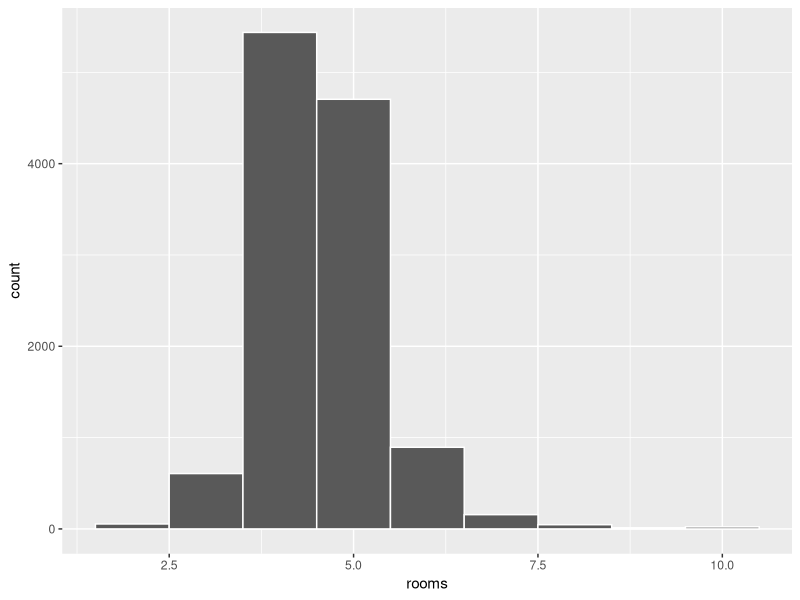
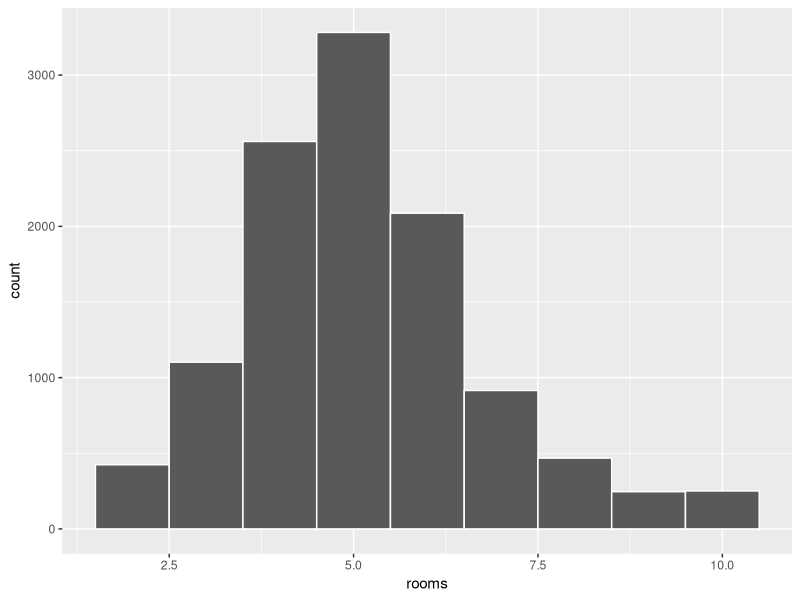
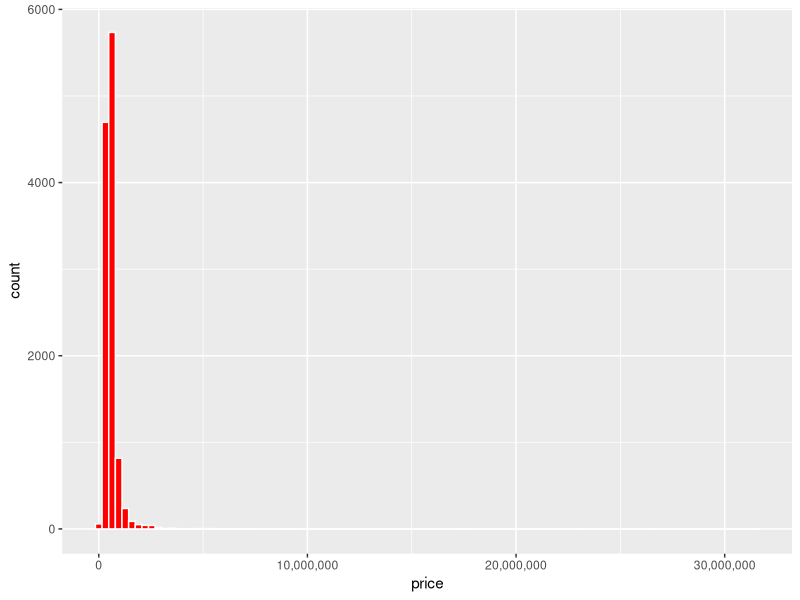
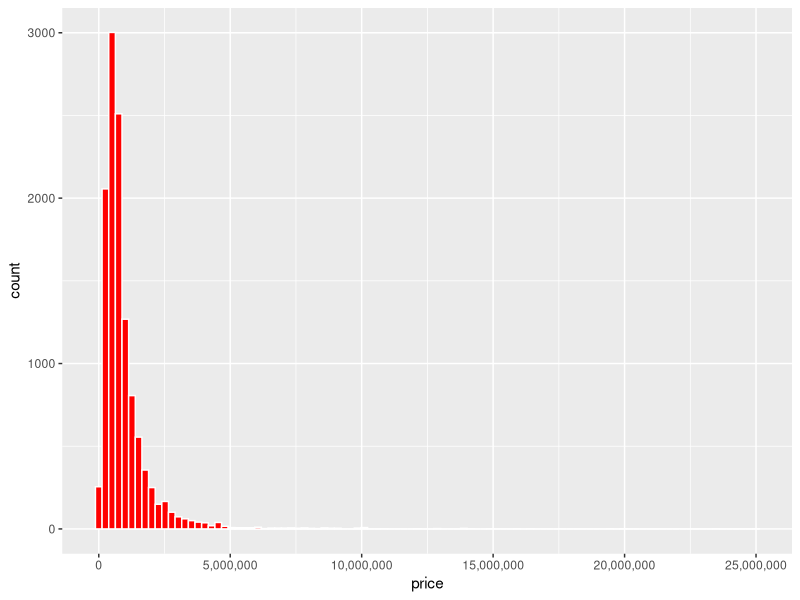
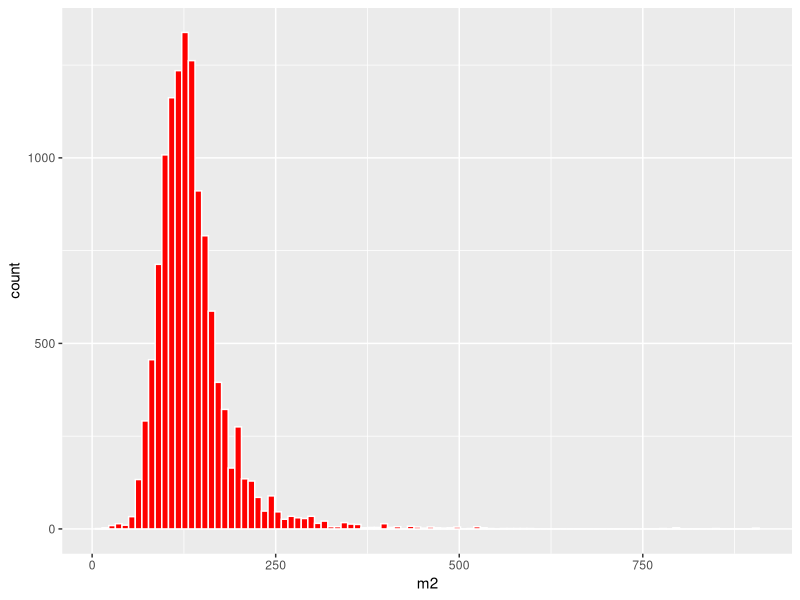
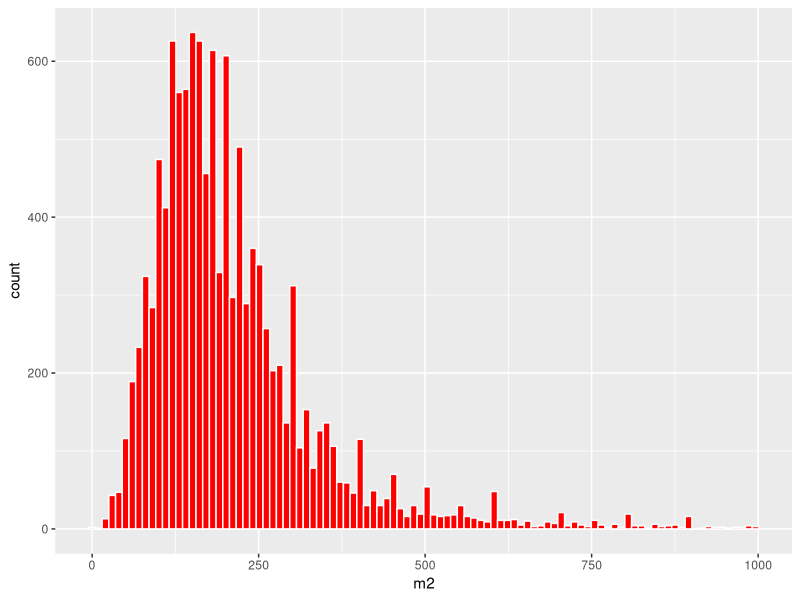
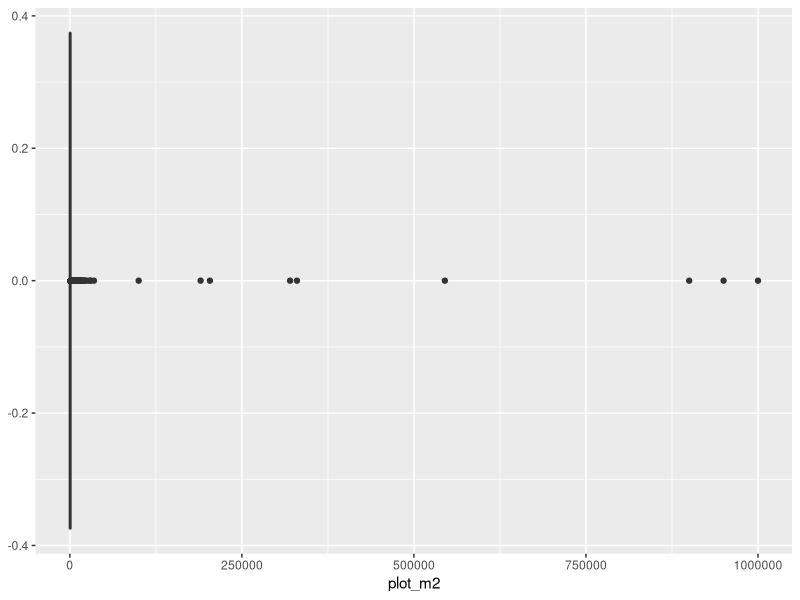
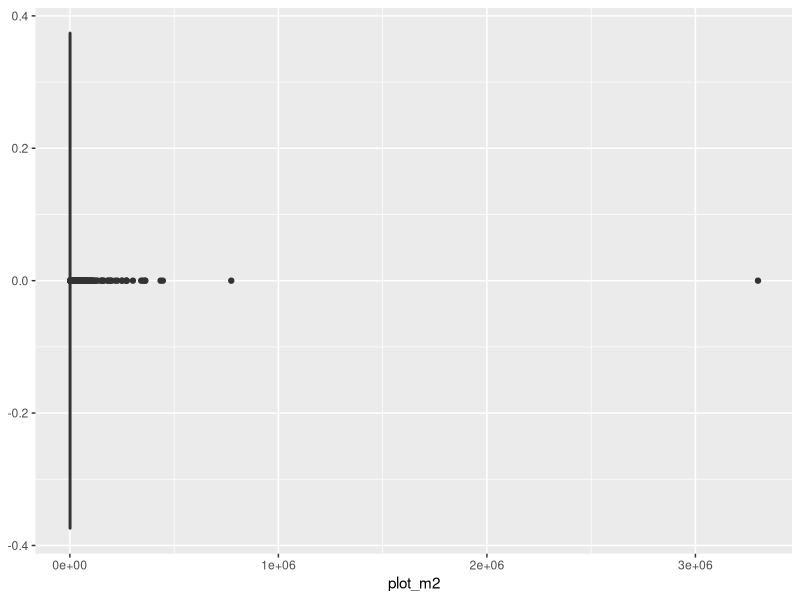

Generate these figures, in order, with R:
## ---- chunk 1
library(tidyverse)
## ---- chunk 2
new_homes <- read_csv("../raw_data/nieruchomosci_otodom_developers.csv")
old_homes <- read_csv("../raw_data/nieruchomosci_otodom.csv")
## ---- chunk 3
view(new_homes)
## ---- chunk 4
new_homes %>% 
  summarise_each(~sum(is.na(.)))
## ---- chunk 5
old_homes %>% 
  summarise_each(~sum(is.na(.)))
## ---- chunk 6
new_homes <- new_homes %>% 
  mutate(rooms = str_remove(rooms,"pokoje")) %>% 
  mutate(rooms = str_remove(rooms,"pokoi")) %>% 
  mutate(price = str_remove(price,"zł")) %>% 
  mutate(m2 = str_remove(m2,"m²")) %>% 
  mutate(plot_m2 = str_remove_all(plot_m2,"[A-z]+")) %>% 
  mutate(plot_m2 = str_remove_all(plot_m2,"ł" )) %>%
  mutate(plot_m2 = str_remove_all(plot_m2,"²")) %>% 
  mutate(price = str_remove_all(price, " ")) %>% 
  mutate(rooms = as.numeric(rooms)) %>% 
  mutate(price = as.numeric(price)) %>% 
  mutate(m2 = str_replace(m2,",",".")) %>% 
  mutate(m2 = as.numeric(m2)) %>% 
  mutate(plot_m2 = str_replace_all(plot_m2,fixed(" "),"")) %>% 
  mutate(plot_m2 = as.numeric(plot_m2))


## ---- chunk 7
new_homes %>% 
  group_by(rooms) %>% 
  summarise(num_observation = n(),
            avg_price = mean(price,na.rm = T),
            mid_price = median(price,na.rm=T)
            )
## ---- chunk 8
old_homes <- old_homes %>% 
  mutate(rooms = str_remove(rooms,"pokoje")) %>% 
  mutate(rooms = str_remove(rooms,"pokoi")) %>% 
  mutate(price = str_remove(price,"zł")) %>% 
  mutate(m2 = str_remove(m2,"m²")) %>% 
  mutate(plot_m2 = str_remove_all(plot_m2,"[A-z]+")) %>% 
  mutate(plot_m2 = str_remove_all(plot_m2,"ł" )) %>%
  mutate(plot_m2 = str_remove_all(plot_m2,"²")) %>% 
  mutate(price = str_remove_all(price, " ")) %>% 
  mutate(rooms = as.numeric(rooms)) %>% 
  mutate(price = as.numeric(price)) %>% 
  mutate(m2 = str_replace(m2,",",".")) %>% 
  mutate(m2 = as.numeric(m2)) %>% 
  mutate(plot_m2 = str_replace_all(plot_m2,fixed(" "),"")) %>% 
  mutate(plot_m2 = as.numeric(plot_m2))

## ---- chunk 9
old_homes %>% 
  group_by(rooms) %>% 
  summarise(num_observation = n(),
            avg_price = mean(price,na.rm = T),
            mid_price = median(price,na.rm=T)
            )
## ---- chunk 10
new_homes %>% 
  ggplot()+
  aes(rooms)+
  geom_histogram(bins=9,color = "white")
## ---- chunk 11
old_homes %>% 
  ggplot()+
  aes(rooms)+
  geom_histogram(bins=9,color = "white")
## ---- chunk 12
new_homes %>% 
   ggplot()+
  aes(price)+
  geom_histogram(bins=100,fill = "red",color = "white")+
    scale_x_continuous(labels = scales::comma)

## ---- chunk 13
old_homes %>% 
  ggplot()+
  aes(price)+
  geom_histogram(bins=100,fill = "red",color = "white")+
  scale_x_continuous(labels = scales::comma)
## ---- chunk 14
new_homes %>% 
 ggplot()+
  aes(m2)+
  geom_histogram(bins=100,fill = "red",color = "white")+
    scale_x_continuous(labels = scales::comma)

## ---- chunk 15
old_homes %>% 
 ggplot()+
  aes(m2)+
  geom_histogram(bins=100,fill = "red",color = "white")
## ---- chunk 16
new_homes %>% 
 ggplot()+
  aes(plot_m2)+
  geom_boxplot()
  #geom_histogram(bins=200,fill = "red",color = "white")
## ---- chunk 17
old_homes %>% 
 ggplot()+
  aes(plot_m2)+
  geom_boxplot()
  #geom_histogram(bins=200,fill = "red",color = "white")+
  
## ---- chunk 18

voivodeship_poland <- c("dolnośląskie","kujawsko-pomorskie","lubelskie","lubuskie","łódzkie",
                        "małopolskie","mazowieckie","opolskie","podkarpackie","podlaskie",
                        "pomorskie","śląskie","świętokrzyskie","warmińsko-mazurskie",
                        "wielkopolskie","zachodniopomorskie")
new_homes <- new_homes %>% 
  separate(location,into = c("town_vilage","rest_1","voivodeship"), sep = ",",remove=F) %>% 
  mutate(voivodeship = if_else(str_detect(rest_1,"kie") ,rest_1,voivodeship)) %>% 
  mutate(voivodeship = case_when(town_vilage =="Warszawa" ~ "mazowieckie",
                                 town_vilage =="Rzeszów" ~"podkarpackie",
                                 town_vilage =="Szczecin" ~"zachodniopomorskie",
                                 town_vilage =="Gdańsk" ~"pomorskie",
                                 town_vilage =="Łódź" ~"łódzkie",
                                 town_vilage =="Kraków" ~"malopolskie",
                                 town_vilage =="Wrocław" ~"dolnośląskie",
                                 town_vilage =="Białystok"~"podlaskie",
                                 town_vilage =="Lublin"~"lubelskie",
                                 town_vilage =="Częstochowa"~"śląskie",
                                 town_vilage =="Tarnowskie Góry"~"śląskie",
                                 town_vilage =="Ruda Śląska"~"śląskie",
                                 town_vilage =="Katowice"~"śląskie",
                                 town_vilage =="Gliwice"~"śląskie",
                                 town_vilage =="Leszno"~"wielkopolskie",
                                 town_vilage =="Zielona Góra"~"lubuskie",
                                 town_vilage =="Sosnowiec"~"śląskie",
                                 town_vilage =="Bielsko-Biała"~"śląskie",
                                 town_vilage =="Zabrze"~"śląskie",
                                 town_vilage =="Poznań"~"wielkopolskie",
                                 town_vilage =="Gdynia"~"pomorskie",
                                 town_vilage =="Mirków"~"dolnośląskie",
                                 town_vilage =="Jaworzno"~"śląskie",
                                 town_vilage =="Rybnik"~"śląskie",
                                 town_vilage =="Dąbrowa Górnicza"~"śląskie",
                                 town_vilage =="Bydgoszcz"~"kujawskopomorskie",
                                 town_vilage =="Żory"~"śląskie",
                                 town_vilage =="Opole"~"opolskie",
                                 town_vilage =="Tychy"~"śląskie",
                                 town_vilage =="Bytom"~"śląskie",
                                 town_vilage =="Toruń"~"kujawskopomorskie",
                                 town_vilage =="Kielce"~"świętokrzyskie",
                                 town_vilage =="Koszalin"~"zachodniopomorskie",
                                 town_vilage =="Konstancin-Jeziorna"~"mazowieckie",
                                 town_vilage =="Pruszków"~"mazowieckie",
                                 town_vilage =="Swarzędz"~"wielkopolskie",
                                 town_vilage =="Czeladź"~"śląskie",
                                 town_vilage =="Grodzisk Mazowiecki"~"mazowieckie",
                                 town_vilage =="Grudziądz"~"kujawsko-pomorskie",
                                 town_vilage =="Mysłowice"~"śląskie",
                                 town_vilage =="Jelenia Góra"~"śląskie",
                                 town_vilage =="Lubin"~"dolnośląskie",
                                 town_vilage =="Siemianowice Śląskie"~"śląskie",
                                 town_vilage =="Olsztyn"~"warmińsko-mazurskie",
                                 town_vilage =="Będzin"~"śląskie",
                                 town_vilage =="Mikołów"~"śląskie",
                                 town_vilage =="Gorzów Wielkopolski"~"lubuskie",
                                 town_vilage =="Stargard"~"zachodniopomorskie",
                                 town_vilage =="Żyrardów"~"mazowieckie",
                                 town_vilage =="Kalisz"~"wielkopolskie",
                                 town_vilage =="Łomianki"~"mazowieckie",
                                 town_vilage =="Piła"~"wielkopolskie",
                                 town_vilage =="Tarnów"~"małopolskie",
                                 town_vilage =="Włocławek"~"kujawsko-pomorskie",
                                 town_vilage =="Legionowo"~"mazowieckie",
                                 town_vilage =="Nowy Sącz"~"małopolskie",
                                 town_vilage =="Przemyśl"~"podkarpackie",
                                 town_vilage =="Chełm"~"lubelskie",
                                 town_vilage =="Jastrzębie-Zdrój"~"śląskie",
                                 town_vilage =="Marki"~"mazowieckie",
                                 town_vilage =="Pabianice"~"łódzkie",
                                 town_vilage =="Piekary Śląskie"~"śląskie",
                                 town_vilage =="Radom"~"mazowieckie",
                                 town_vilage =="Zgierz"~"łódzkie",
                                 town_vilage =="Gniezno"~"wielkopolskie",
                                 town_vilage =="Chorzów"~"śląskie",
                                 town_vilage =="Kędzierzyn-Koźle"~"opolskie",
                                 town_vilage =="Ostrów Wielkopolski"~"wielkopolskie",
                                 town_vilage =="Płock"~"mazowieckie",
                                 town_vilage =="Stalowa Wola"~"podkarpackie",
                                 town_vilage =="Ustroń"~"śląskie",
                                 town_vilage =="Wałbrzych"~"dolnośląskie",
                                 town_vilage =="Wieliczka"~"małopolskie",
                                 town_vilage =="Zakopane"~"małopolskie",
                                 town_vilage =="Piaseczno"~"mazowieckie",
                                 town_vilage =="Luboń"~"wielkopolskie",
                                 town_vilage =="Mrozów"~"dolnośląskie",
                                 town_vilage =="Jakubowice Konińskie"~"lubelskie",
                                 town_vilage =="Boguszów-Gorce"~"dolnośląskie",

                                 
    
                                 TRUE ~ voivodeship
                                 ))%>% 
  mutate(voivodeship =str_trim(voivodeship))
## ---- chunk 19
old_homes <- old_homes %>% 
  separate(location,into = c("town_vilage","rest_1","voivodeship"), sep = ",",remove=F) %>% 
  mutate(voivodeship = if_else(str_detect(rest_1,"kie") ,rest_1,voivodeship)) %>% 
  mutate(voivodeship = case_when(town_vilage =="Warszawa" ~ "mazowieckie",
                                 town_vilage =="Rzeszów" ~"podkarpackie",
                                 town_vilage =="Szczecin" ~"zachodniopomorskie",
                                 town_vilage =="Gdańsk" ~"pomorskie",
                                 town_vilage =="Łódź" ~"łódzkie",
                                 town_vilage =="Kraków" ~"malopolskie",
                                 town_vilage =="Wrocław" ~"dolnośląskie",
                                 town_vilage =="Białystok"~"podlaskie",
                                 town_vilage =="Lublin"~"lubelskie",
                                 town_vilage =="Częstochowa"~"śląskie",
                                 town_vilage =="Tarnowskie Góry"~"śląskie",
                                 town_vilage =="Ruda Śląska"~"śląskie",
                                 town_vilage =="Katowice"~"śląskie",
                                 town_vilage =="Gliwice"~"śląskie",
                                 town_vilage =="Leszno"~"wielkopolskie",
                                 town_vilage =="Zielona Góra"~"lubuskie",
                                 town_vilage =="Sosnowiec"~"śląskie",
                                 town_vilage =="Bielsko-Biała"~"śląskie",
                                 town_vilage =="Zabrze"~"śląskie",
                                 town_vilage =="Poznań"~"wielkopolskie",
                                 town_vilage =="Gdynia"~"pomorskie",
                                 town_vilage =="Mirków"~"dolnośląskie",
                                 town_vilage =="Jaworzno"~"śląskie",
                                 town_vilage =="Rybnik"~"śląskie",
                                 town_vilage =="Dąbrowa Górnicza"~"śląskie",
                                 town_vilage =="Bydgoszcz"~"kujawskopomorskie",
                                 town_vilage =="Żory"~"śląskie",
                                 town_vilage =="Opole"~"opolskie",
                                 town_vilage =="Tychy"~"śląskie",
                                 town_vilage =="Bytom"~"śląskie",
                                 town_vilage =="Toruń"~"kujawskopomorskie",
                                 town_vilage =="Kielce"~"świętokrzyskie",
                                 town_vilage =="Koszalin"~"zachodniopomorskie",
                                 town_vilage =="Konstancin-Jeziorna"~"mazowieckie",
                                 town_vilage =="Pruszków"~"mazowieckie",
                                 town_vilage =="Swarzędz"~"wielkopolskie",
                                 town_vilage =="Czeladź"~"śląskie",
                                 town_vilage =="Grodzisk Mazowiecki"~"mazowieckie",
                                 town_vilage =="Grudziądz"~"kujawsko-pomorskie",
                                 town_vilage =="Mysłowice"~"śląskie",
                                 town_vilage =="Jelenia Góra"~"śląskie",
                                 town_vilage =="Lubin"~"dolnośląskie",
                                 town_vilage =="Siemianowice Śląskie"~"śląskie",
                                 town_vilage =="Olsztyn"~"warmińsko-mazurskie",
                                 town_vilage =="Będzin"~"śląskie",
                                 town_vilage =="Mikołów"~"śląskie",
                                 town_vilage =="Gorzów Wielkopolski"~"lubuskie",
                                 town_vilage =="Stargard"~"zachodniopomorskie",
                                 town_vilage =="Żyrardów"~"mazowieckie",
                                 town_vilage =="Kalisz"~"wielkopolskie",
                                 town_vilage =="Łomianki"~"mazowieckie",
                                 town_vilage =="Piła"~"wielkopolskie",
                                 town_vilage =="Tarnów"~"małopolskie",
                                 town_vilage =="Włocławek"~"kujawsko-pomorskie",
                                 town_vilage =="Legionowo"~"mazowieckie",
                                 town_vilage =="Nowy Sącz"~"małopolskie",
                                 town_vilage =="Przemyśl"~"podkarpackie",
                                 town_vilage =="Chełm"~"lubelskie",
                                 town_vilage =="Jastrzębie-Zdrój"~"śląskie",
                                 town_vilage =="Marki"~"mazowieckie",
                                 town_vilage =="Pabianice"~"łódzkie",
                                 town_vilage =="Piekary Śląskie"~"śląskie",
                                 town_vilage =="Radom"~"mazowieckie",
                                 town_vilage =="Zgierz"~"łódzkie",
                                 town_vilage =="Gniezno"~"wielkopolskie",
                                 town_vilage =="Chorzów"~"śląskie",
                                 town_vilage =="Kędzierzyn-Koźle"~"opolskie",
                                 town_vilage =="Ostrów Wielkopolski"~"wielkopolskie",
                                 town_vilage =="Płock"~"mazowieckie",
                                 town_vilage =="Stalowa Wola"~"podkarpackie",
                                 town_vilage =="Ustroń"~"śląskie",
                                 town_vilage =="Wałbrzych"~"dolnośląskie",
                                 town_vilage =="Wieliczka"~"małopolskie",
                                 town_vilage =="Zakopane"~"małopolskie",
                                 town_vilage =="Piaseczno"~"mazowieckie",
                                 town_vilage =="Sopot"~"pomorskie",
                                 town_vilage =="Konin"~"wielkopolskie",
                                 town_vilage =="Józefów"~"mazowieckie",
                                 town_vilage =="Kołobrzeg"~"zachodniopomorskie",
                                 town_vilage =="Ostrowiec Świętokrzyski"~"świętokrzyskie",
                                 town_vilage =="Tomaszów Mazowiecki"~"mazowieckie",
                                 town_vilage =="Legnica"~"dolnośląskie",
                                 town_vilage =="Luboń"~"wielkopolskie",
                                 town_vilage =="Sulejówek"~"mazowieckie",
                                 town_vilage =="Inowrocław"~"kujawskopomorskie",
                                 town_vilage =="Koronowo"~"kujawskopomorskie",
                                 town_vilage =="Piotrków Trybunalski"~"łódzkie",
                                 town_vilage =="Świdnica"~"dolnośląskie",
                                 town_vilage =="Tczew"~"pomorskie",
                                 town_vilage =="Ząbki"~"mazowieckie",
                                 town_vilage =="Siedlce"~"mazowieckie",
                                 town_vilage =="Marysin"~"lubuskie",
                                 town_vilage =="Uraz"~"dolnośląskie",
                                 town_vilage =="Świdnik"~"lubelskie",
                                 town_vilage =="Świętochłowice"~"śląskie",
                                 town_vilage =="Ciechocinek"~"kujawskopomorskie",
                                 town_vilage =="Bieruń"~"śląskie",
                                 town_vilage =="Chwaszczyno"~"pomorskie",
                                 town_vilage =="Kwidzyn"~"pomorskie",
                                 town_vilage =="Boguszów-Gorce"~"dolnośląskie",
                                 TRUE ~ voivodeship
                                 )) %>% 
  mutate(voivodeship =str_trim(voivodeship))
## ---- chunk 20
new_homes %>% 
  select(voivodeship) %>% 
  n_distinct() #Correct number of voivodeship :)
## ---- chunk 21
new_homes <- new_homes %>% 

  mutate(voivodeship = recode(voivodeship,
                              "kielecki" = "świętokrzyskie",
                              "skierniewicki"="łódzkie",
                              "kujawsko-pomorskie"="kujawskopomorskie",
                              "Jagodno" = "dolnośląskie",
                              "warmińsko-mazurskie"="warmińskomazurskie",
                              "nakielski"="kujawskopomorskie",
                              "malopolskie"="małopolskie"))
## ---- chunk 22
new_homes %>% 
  filter(is.na(voivodeship))
## ---- chunk 23
old_homes %>% 
  select(voivodeship) %>% 
  n_distinct() #Correct number of voivodeship :)
## ---- chunk 24
old_homes %>% 
  distinct(voivodeship)
## ---- chunk 25
old_homes <- old_homes %>% 

  mutate(voivodeship = recode(voivodeship,
                              "kielecki" = "świętokrzyskie",
                              "skierniewicki"="łódzkie",
                              "kujawsko-pomorskie"="kujawskopomorskie",
                              "Jagodno" = "dolnośląskie",
                              "warmińsko-mazurskie"="warmińskomazurskie",
                              "nakielski"="kujawskopomorskie",
                              "malopolskie"="małopolskie",
                              "Przedmieście Lubelskie" = "lubelskie",
                               "Ołtaszyn"= "dolnośląskie"))
## ---- chunk 26
old_homes <- old_homes %>% 
  mutate(voivodeship=recode(voivodeship,
         "Przedmieście Lubelskie" = "lubelskie",
         "Ołtaszyn"= "dolnośląskie"))
## ---- chunk 27
old_homes %>% 
  select(voivodeship) %>% 
  n_distinct() #correct num of voivodeship :)
## ---- chunk 28
new_homes_clean <- new_homes %>% 
  select(-c("title","location","rest_1"))
old_homes_clean <- old_homes %>% 
  select(-c("title","location","rest_1"))
## ---- chunk 29
library(GGally)
## ---- chunk 30
old_homes_clean %>% 
  select(-c("url","town_vilage")) %>% 
  ggpairs(cardinality_threshold = 3537)
## ---- chunk 31
old_homes_clean %>% 
  ggplot()+
  aes(rooms,price)+
  geom_point()
## ---- chunk 32
old_homes_clean %>% 
  ggplot()+
  aes(voivodeship,price)+
  geom_col()+
  coord_flip()
## ---- chunk 33
model <- lm(price~m2,data = old_homes_clean)
summary(model)
## ---- chunk 34
model1 <- lm(price~m2+rooms,data = old_homes_clean)
model1
summary(model1)

## ---- chunk 35
model2 <- lm(price~m2+voivodeship,data = old_homes_clean)
model2
summary(model2)
## ---- chunk 36
model3 <- lm(price~m2+voivodeship+plot_m2,data = old_homes_clean)
model3
summary(model3)
## ---- chunk 37
old_homes_clean %>% 
  filter(voivodeship=="łódzkie",between(m2,150,200)) %>% 
  summarise(mean(price),
            median(price),
            max(price),
            min(price))
## ---- chunk 38
old_homes_clean %>% 
  filter(voivodeship=="łódzkie",between(m2,150,200),between(rooms,4,5)) %>% 
  ggplot()+
  aes(price) %>% 
  geom_histogram(color ="white",bins = 20)
## ---- chunk 39
new_homes_clean %>% 
  filter(voivodeship=="łódzkie",between(m2,150,200),between(rooms,4,5)) %>% 
  summarise(n(),
    mean(price,na.rm = T),
            median(price,na.rm = T),
            max(price,na.rm = T),
            min(price,na.rm = T))
## ---- chunk 40
new_homes_clean %>% 
  filter(is.na(price))
## ---- chunk 41
new_homes_clean %>% 
  summarise_each(~sum(is.na(.)))
## ---- chunk 42

old_homes_clean %>% 
  summarise_each(~sum(is.na(.)))
